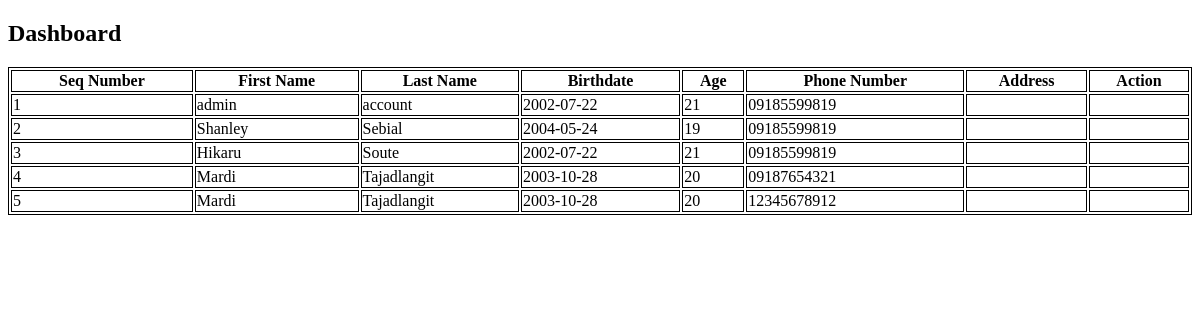
Before: /dashboard.php with the older database file.
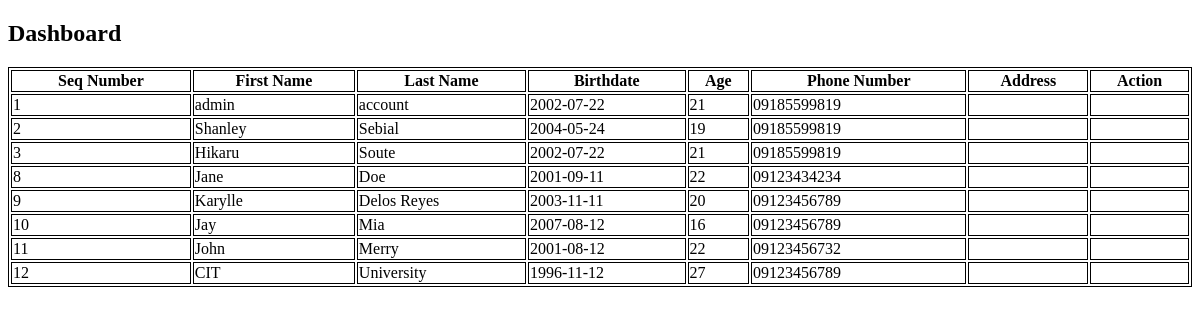
After: the same page with the newer database file.
### tables this page shows
CREATE TABLE `tbluserprofile` (
  `userID` int(5) NOT NULL,
  `firstname` varchar(20) NOT NULL,
  `lastname` varchar(20) NOT NULL,
  `birthdate` date NOT NULL,
  `age` int(2) NOT NULL,
  `phonenumber` varchar(11) NOT NULL,
  `addressID` int(5) NOT NULL
);

### dashboard.php (the view, shortened to what this page needs)
<?php
$mysqli = new mysqli('localhost', 'root', '', 'dbsebialf2') or die(mysqli_error($mysqli));
$resultset = $mysqli->query("SELECT * FROM tbluserprofile") or die($mysqli->error);
?>
<!DOCTYPE html>
<html lang="en">
<head>
</head>
<body>
<h2>Dashboard</h2>
<table style="width:100%">
    <tr>
        <th>Seq Number</th>
        <th>First Name</th>
        <th>Last Name</th>
        <th>Birthdate</th>
        <th>Age</th>
        <th>Phone Number</th>
        <th>Address</th>
        <th>Action</th>
    </tr>
    <?php while ($row = $resultset->fetch_assoc()): ?>
        <tr>
            <td><?php echo $row['userID']; ?></td>
            <td><?php echo $row['firstname']; ?></td>
            <td><?php echo $row['lastname']; ?></td>
            <td><?php echo $row['birthdate']; ?></td>
            <td><?php echo $row['age']; ?></td>
            <td><?php echo $row['phonenumber']; ?></td>
            <td><?php echo $row['address']; ?></td>
            <td></td>
        </tr>
    <?php endwhile; ?>
</table>
</body>
</html>

Changed rows visible on the page:
removed tbluserprofile: userID "4", firstname "Mardi", lastname "Tajadlangit", birthdate "2003-10-28", age "20", phonenumber "09187654321"
removed tbluserprofile: userID "5", firstname "Mardi", lastname "Tajadlangit", birthdate "2003-10-28", age "20", phonenumber "12345678912"
added tbluserprofile: userID "8", firstname "Jane", lastname "Doe", birthdate "2001-09-11", age "22", phonenumber "09123434234"
added tbluserprofile: userID "9", firstname "Karylle", lastname "Delos Reyes", birthdate "2003-11-11", age "20", phonenumber "09123456789"
added tbluserprofile: userID "10", firstname "Jay", lastname "Mia", birthdate "2007-08-12", age "16", phonenumber "09123456789"
added tbluserprofile: userID "11", firstname "John", lastname "Merry", birthdate "2001-08-12", age "22", phonenumber "09123456732"
added tbluserprofile: userID "12", firstname "CIT", lastname "University", birthdate "1996-11-12", age "27", phonenumber "09123456789"
